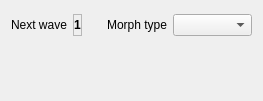
<?xml version="1.0" encoding="UTF-8"?>
<ui version="4.0">
 <class>Form</class>
 <widget class="QWidget" name="Form">
  <property name="geometry">
   <rect>
    <x>0</x>
    <y>0</y>
    <width>263</width>
    <height>101</height>
   </rect>
  </property>
  <property name="windowTitle">
   <string>Form</string>
  </property>
  <layout class="QGridLayout" name="gridLayout">
   <item row="0" column="2">
    <widget class="QLabel" name="morphLabel">
     <property name="sizePolicy">
      <sizepolicy hsizetype="Preferred" vsizetype="Maximum">
       <horstretch>0</horstretch>
       <verstretch>0</verstretch>
      </sizepolicy>
     </property>
     <property name="text">
      <string>Morph type</string>
     </property>
     <property name="alignment">
      <set>Qt::AlignRight|Qt::AlignTrailing|Qt::AlignVCenter</set>
     </property>
    </widget>
   </item>
   <item row="0" column="3">
    <widget class="QComboBox" name="nextTransformCombo"/>
   </item>
   <item row="1" column="0" colspan="4">
    <widget class="QStackedWidget" name="nextTransformCycler">
     <property name="sizePolicy">
      <sizepolicy hsizetype="Preferred" vsizetype="Maximum">
       <horstretch>0</horstretch>
       <verstretch>0</verstretch>
      </sizepolicy>
     </property>
     <widget class="QWidget" name="noTransform"/>
     <widget class="QWidget" name="curveTransformPage">
      <layout class="QHBoxLayout" name="horizontalLayout_12">
       <property name="margin">
        <number>0</number>
       </property>
       <item>
        <widget class="QLabel" name="label_4">
         <property name="sizePolicy">
          <sizepolicy hsizetype="Maximum" vsizetype="Preferred">
           <horstretch>0</horstretch>
           <verstretch>0</verstretch>
          </sizepolicy>
         </property>
         <property name="text">
          <string>Curve type</string>
         </property>
        </widget>
       </item>
       <item>
        <widget class="CurveTransformCombo" name="curveTransformCombo"/>
       </item>
      </layout>
     </widget>
     <widget class="QWidget" name="translTransformPage">
      <layout class="QHBoxLayout" name="horizontalLayout_13">
       <item>
        <widget class="QLabel" name="label_5">
         <property name="text">
          <string>Sample offset</string>
         </property>
        </widget>
       </item>
       <item>
        <widget class="PositiveSpin" name="translOffsetSpin">
         <property name="wrapping">
          <bool>true</bool>
         </property>
         <property name="minimum">
          <number>-128</number>
         </property>
         <property name="maximum">
          <number>128</number>
         </property>
        </widget>
       </item>
      </layout>
     </widget>
     <widget class="QWidget" name="specTransformPage">
      <layout class="QHBoxLayout" name="horizontalLayout">
       <item>
        <widget class="QPushButton" name="specTransformEditBtn">
         <property name="text">
          <string>Edit...</string>
         </property>
         <property name="icon">
          <iconset theme="document-edit">
           <normaloff/>
          </iconset>
         </property>
        </widget>
       </item>
      </layout>
     </widget>
    </widget>
   </item>
   <item row="0" column="0">
    <widget class="QLabel" name="label">
     <property name="sizePolicy">
      <sizepolicy hsizetype="Maximum" vsizetype="Preferred">
       <horstretch>0</horstretch>
       <verstretch>0</verstretch>
      </sizepolicy>
     </property>
     <property name="text">
      <string>Next wave</string>
     </property>
    </widget>
   </item>
   <item row="0" column="1">
    <widget class="QLabel" name="nextWaveLbl">
     <property name="sizePolicy">
      <sizepolicy hsizetype="Maximum" vsizetype="Preferred">
       <horstretch>0</horstretch>
       <verstretch>0</verstretch>
      </sizepolicy>
     </property>
     <property name="font">
      <font>
       <weight>75</weight>
       <bold>true</bold>
      </font>
     </property>
     <property name="frameShape">
      <enum>QFrame::StyledPanel</enum>
     </property>
     <property name="frameShadow">
      <enum>QFrame::Sunken</enum>
     </property>
     <property name="text">
      <string>1</string>
     </property>
     <property name="alignment">
      <set>Qt::AlignCenter</set>
     </property>
    </widget>
   </item>
  </layout>
 </widget>
 <customwidgets>
  <customwidget>
   <class>CurveTransformCombo</class>
   <extends>QComboBox</extends>
   <header>bigglesworth.wavetables.widgets</header>
  </customwidget>
  <customwidget>
   <class>PositiveSpin</class>
   <extends>QSpinBox</extends>
   <header>bigglesworth.wavetables.widgets</header>
  </customwidget>
 </customwidgets>
 <resources/>
 <connections/>
</ui>
